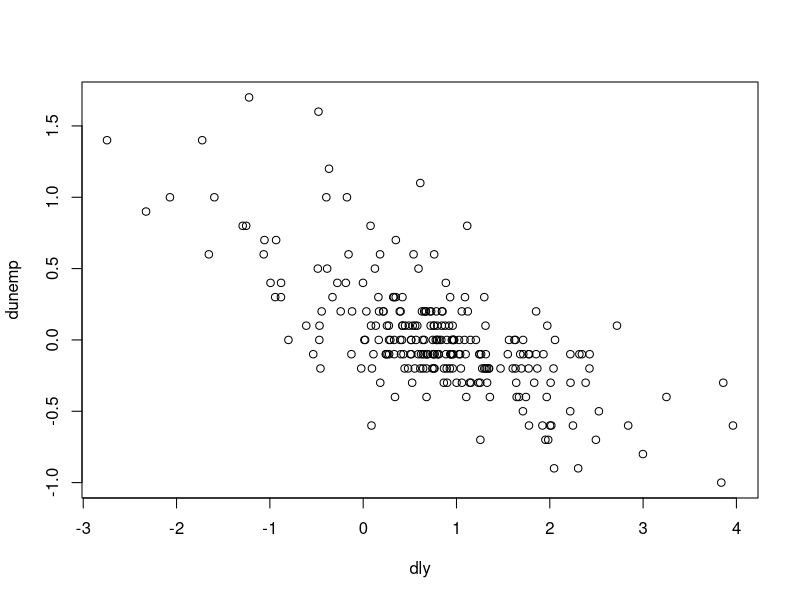

Write the R code that produced this figure.
#clear everything
rm(list = ls())

require(sandwich)
require(lmtest)

# reads the data
data = read.csv("OkunData.csv")
unemp = ts(data[,2],start=c(1949,1), frequency=4) 
ly = ts(data[,3],start=c(1949,1), frequency=4)
rec = ts(data[,4],start=c(1949,1), frequency=4)

# transform the data
dunemp = diff(unemp)
dly = diff(ly)
plot(dly, dunemp)

# run a linear regression
reg = lm(dunemp ~ dly)
summary(reg)

# shor the relationship between correlation and OLS coefficient
cor(dunemp, dly)

cor(dunemp, dly)*sd(dunemp)/sd(dly)

# run a linear regression
reg2 = lm(dly~dunemp)
summary(reg2)

1/coef(reg)[2]

reg$hacse<-vcovHC(reg)
coeftest(reg,vcov. = reg$hacse)
